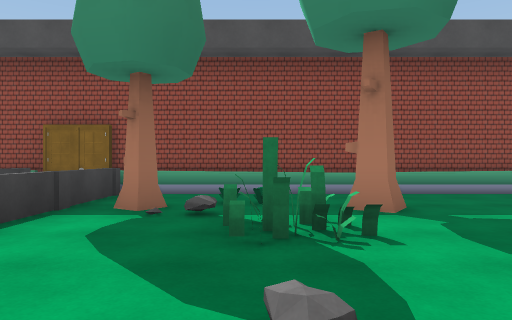
View 1 (above)

24 first-person views from a walk through a Unity game level. The camera is 1.3 m above the floor, looks level and sees 70° across. The floor is counted in squares, 2 m on a side. Each view is taken from the middle of a square. On the plan, view 1 faces up. The plan holds only what a view shows up to about 11 squares ahead; the rest is blank. The place goes on beyond the plan. The player character is not drawn. Some animated figures are left out. Some surface patterns are stand-ins.

View 2
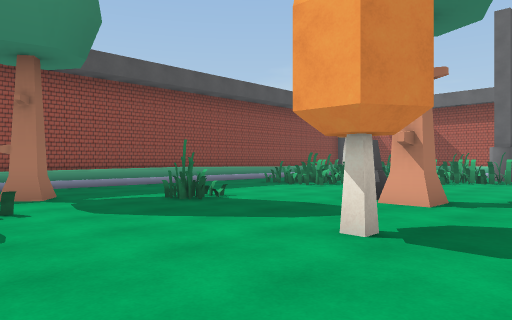

View 3
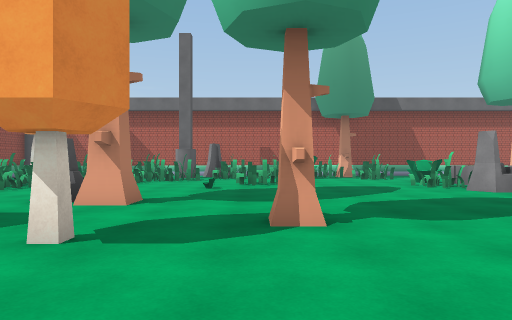

View 4
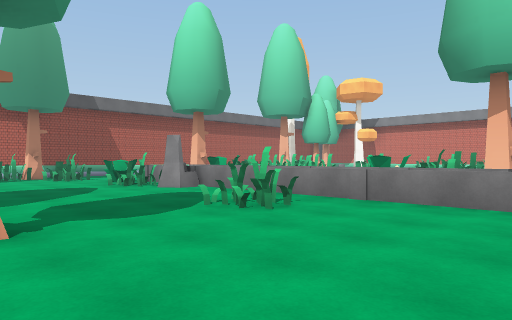

View 5
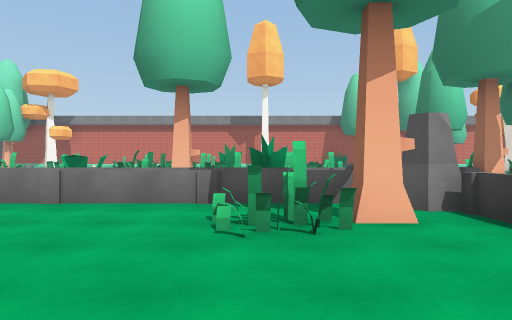

View 6
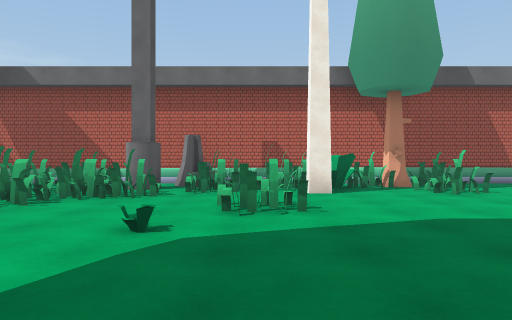

View 7
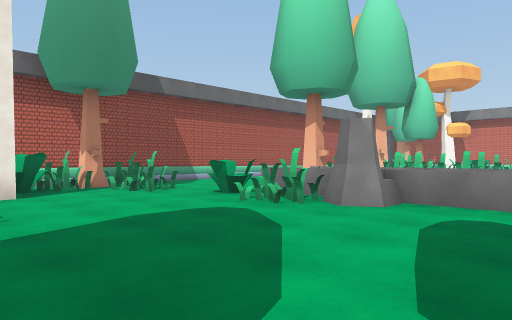

View 8
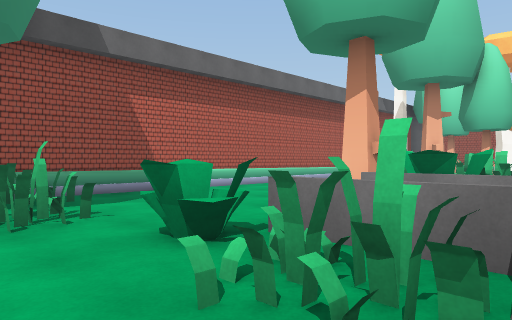

View 9
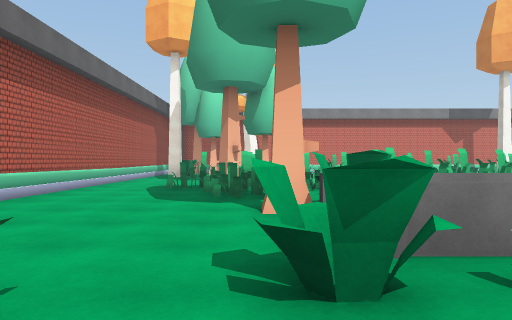

View 10
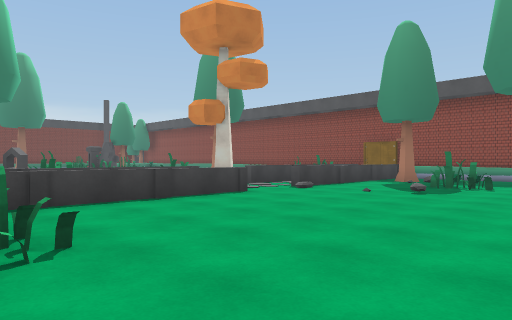

View 11
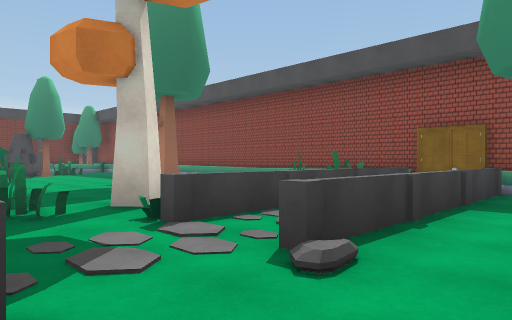

View 12
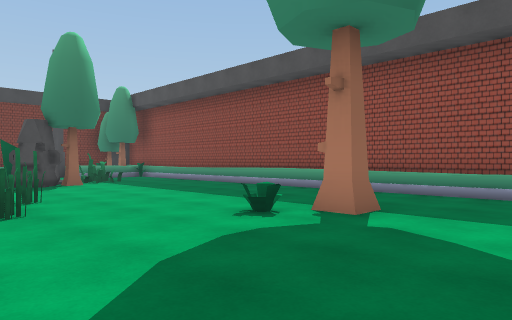

View 13
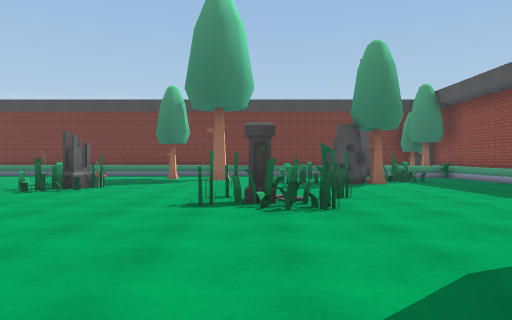

View 14
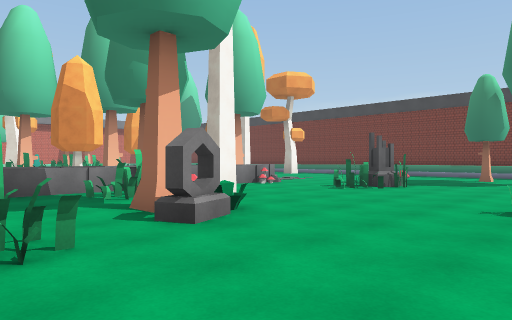

View 15
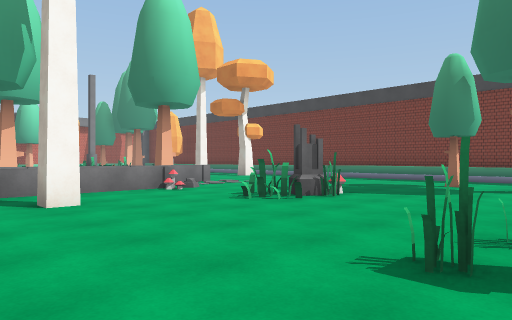

View 16
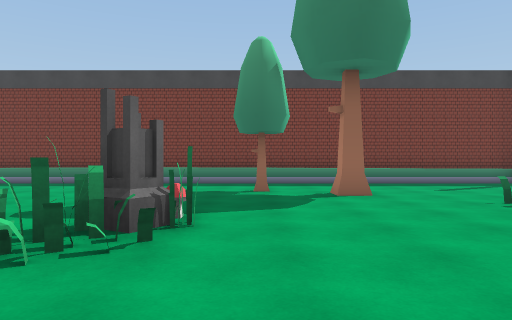

View 17
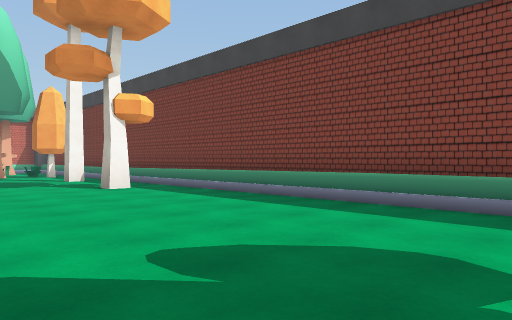

View 18
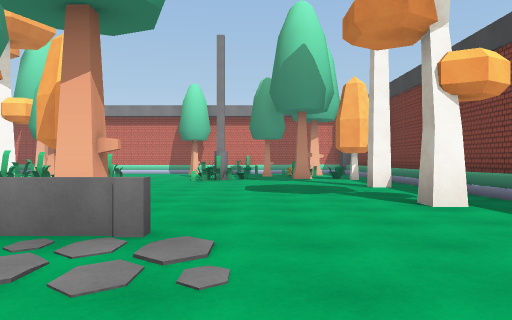

View 19
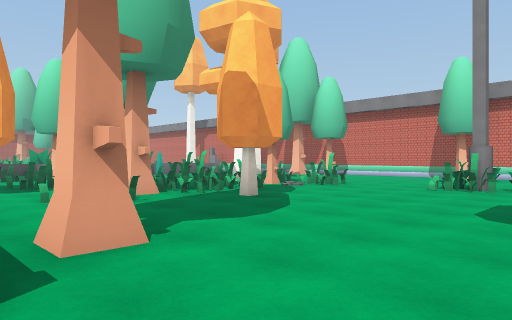

View 20
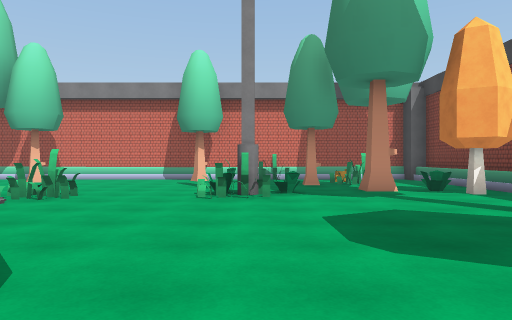

View 21
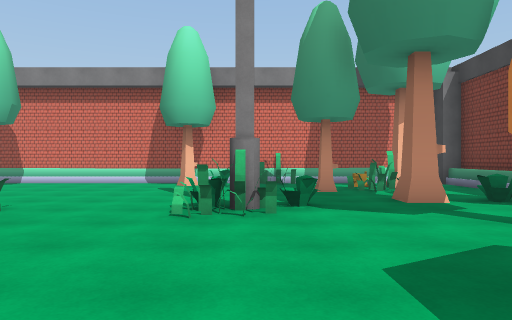

View 22
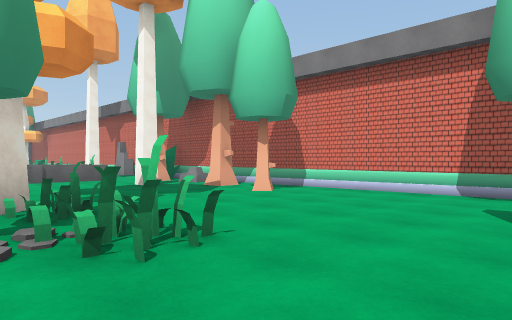

View 23
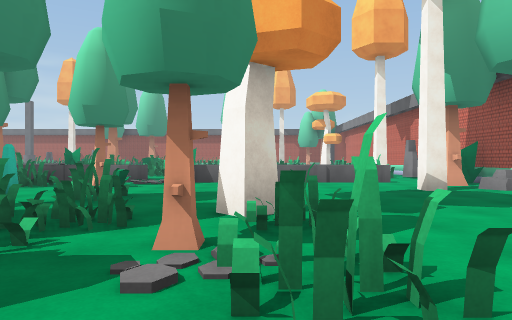

View 24
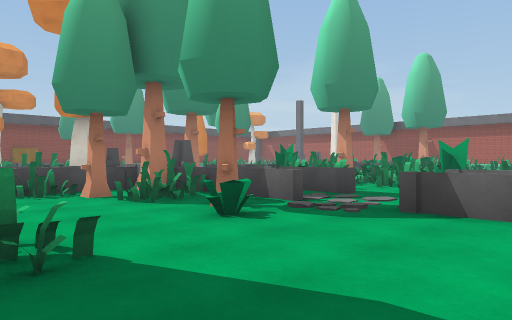

### Floor plan
Key: @ floor where view 1 was taken; # wall or solid block; . floor; / step, stairs or slope; = window, fence, low wall or low ledge; O other object.
Columns run from 23 left of view 1 to 16 right of it. Each row starts with its distance up from view 1.
  8      #  ########### ##########
  7      // /////////  ##/////////
  6      ...........  O==..........
  5      ...........   ==.O..O.....OOO    /#
  4 #    O.......OO.  O==..........O.O    /#
  3 #/.  .O......O...  ==..O...O....OO  O./#
  2 #/...O#..........O ==..........  OO.OO/#
  1 #/....O...OO......#.=........O....O.#./#
  0 #/........O......O.....@..O..O.....O#O/#
 -1 #/..O......O....   ==...............OO/#
 -2 #/...............  ==............O..O /#
 -3 #/.O..........O.OO ==......O.......O. O#
 -4 #/.....#.....OO.   ==...............OO.#
 -5 #/......O.......O  ==..................#
 -6 #/.........O.O..  O =.OO...O.......O.OO#
 -7 #/......==..O... OO OO.........O.OO.../#
 -8 #/......  =======    O===========...../#
 -9 #/....=======#  ==O.  ===========#..../#
-10 #/.....O.....O .OOO.=OOOOO      OOO.../#
-11 #/O.......O..O...O#.=OO.OO    OO.O..../#
-12 #/.........O   ....==O..OOO   OOO.O.../#
-13 #/........O.OO....O.=..OO.O     OOO.../#
-14 #/.......O..OOO..O..... OO      OOOO../#
-15 #/O.......O.O......==     OO     O  ../#
-16 #/.........O.......==              O../#
-17 #/........O.OO. ..
-18 #/O..OOO.......... =
-19 #/OO...............=
-20 #/.................=
-21 #/..O#..........O...
-22 #/OOO..OO...O.O.OO
-23 ##////O///////// /O
-24  ###################

Where each view was taken, in squares from view 1:
view 1: 0 up, 0 right, facing up
view 2: 2 down, 0 right, facing up-right
view 3: 2 down, 0 right, facing right
view 4: 2 down, 0 right, facing down-right
view 5: 2 down, 0 right, facing down
view 6: 2 down, 5 right, facing right
view 7: 2 down, 5 right, facing down-right
view 8: 5 down, 8 right, facing down-right
view 9: 5 down, 11 right, facing down
view 10: 6 down, 3 right, facing up-left
view 11: 1 down, 1 left, facing up-left
view 12: 0 up, 7 left, facing up-left
view 13: 0 up, 7 left, facing left
view 14: 0 up, 7 left, facing down-left
view 15: 0 up, 10 left, facing down-left
view 16: 3 down, 12 left, facing left
view 17: 3 down, 17 left, facing down-left
view 18: 6 down, 18 left, facing down
view 19: 9 down, 19 left, facing down-right
view 20: 11 down, 17 left, facing down
view 21: 13 down, 17 left, facing down
view 22: 16 down, 16 left, facing down-right
view 23: 17 down, 15 left, facing right
view 24: 17 down, 9 left, facing up-right
